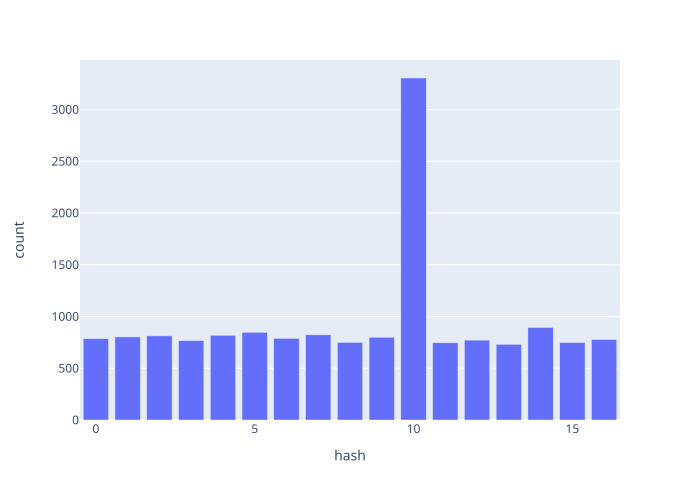

Recreate this plot in Python.
from collections import Counter
import plotly.express as px
from naive_hash import naive_hash

lines = open("dracula.txt", "r").readlines()
hashes = [naive_hash(ln) for ln in lines]
counts = Counter(hashes)
print("hash,count")
x, y = [], []
for (h, c) in sorted(counts.items()):
    x.append(h)
    y.append(c)
    print(f"{h},{c}")

fig = px.bar({"hash": x, "count": y}, x="hash", y="count")
fig.write_image("naive_dracula.svg")
